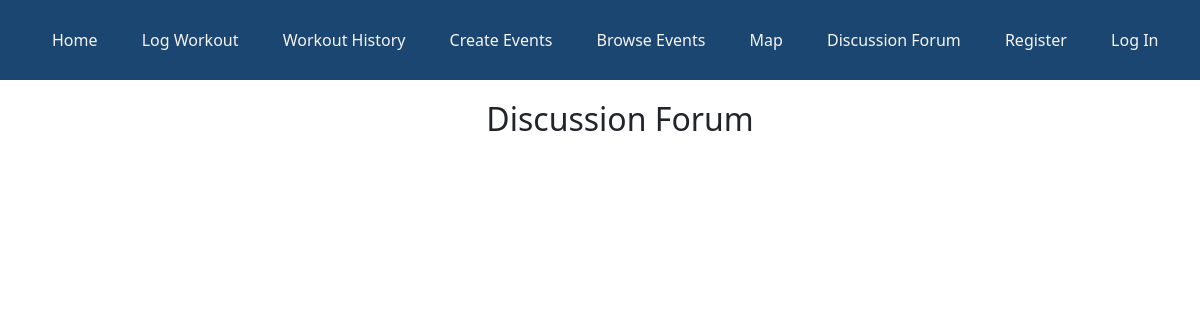
The app's page /post, older data.
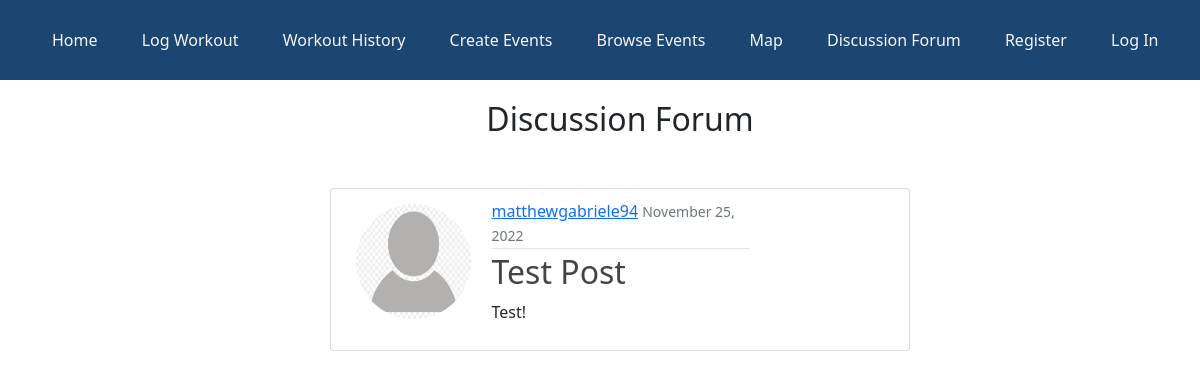
The same page, newer data.
### bikingapp/models.py (models this page shows, shortened)
class Post(models.Model):
    title = models.CharField(max_length=100)
    content = models.TextField()
    date_posted = models.DateTimeField(default=timezone.now)
    author = models.ForeignKey(settings.AUTH_USER_MODEL, on_delete=models.CASCADE)

class CustomUser(AbstractUser):
    def image_upload_to(self, instance=None):
        if instance:
            return os.path.join("Users", self.username, instance)
        return None
    STATUS = (
        ("regular", "regular"),
        ("subscriber", "subscriber"),
        ("moderator", "moderator"),
    )
    email = models.EmailField(unique=True)
    status = models.CharField(max_length=100, choices=STATUS, default="regular")
    description = models.TextField(
        "Description", max_length=600, default="", blank=True
    )
    image = models.ImageField(default="default/user.jpg", upload_to=image_upload_to)
    def __str__(self):
        return self.username

### bikingapp/views.py (the view)
# urls.py: path("post", PostListView.as_view(), name="forum"),
class PostListView(ListView):
    model = Post
    template_name = "discforum/forum.html"  # <app>/<model>_<viewtype>.html <- default template for class-based views, if template_name not specified # noqa: E501
    context_object_name = "posts"
    ordering = ["-date_posted"]

### bikingapp/templates/discforum/forum.html (shortened to what this page needs)
{% extends 'base.html' %}
  {% load static %}
  {% block content %}
  <div class = "text-center" style="margin-bottom: 50px">
  <h2>Discussion Forum</h2>
  </div>
    {% for post in posts %}
      <div class = "col-6 content-section2">
        <div class = "row">
          <div class="col-3">
            <article class="media">
                <img class="rounded-circle article-img"
                  src="{{ post.author.image.url }}">
          </div>
          <div class="col-6">
                <div class="media-body">
                <div class="article-metadata">
                    <a class="mr-2" href="#">{{ post.author }}</a>
                    <small class="text-muted">{{ post.date_posted|date:"F d, Y" }}</small>
                </div>
                <h2><a class="article-title" href="{% url 'post-detail' post.id %}">{{ post.title }}</a></h2>
                <p class="article-content">{{ post.content }}</p>
                </div>
          </div>
        </div>
      </div>
    {% endfor %}
  {% endblock content %}

Row changes from the older to the newer data that the page shows:
added Post: author.image (placeholder picture), author "matthewgabriele94", date_posted "November 25, 2022", title "Test Post", content "Test!"
